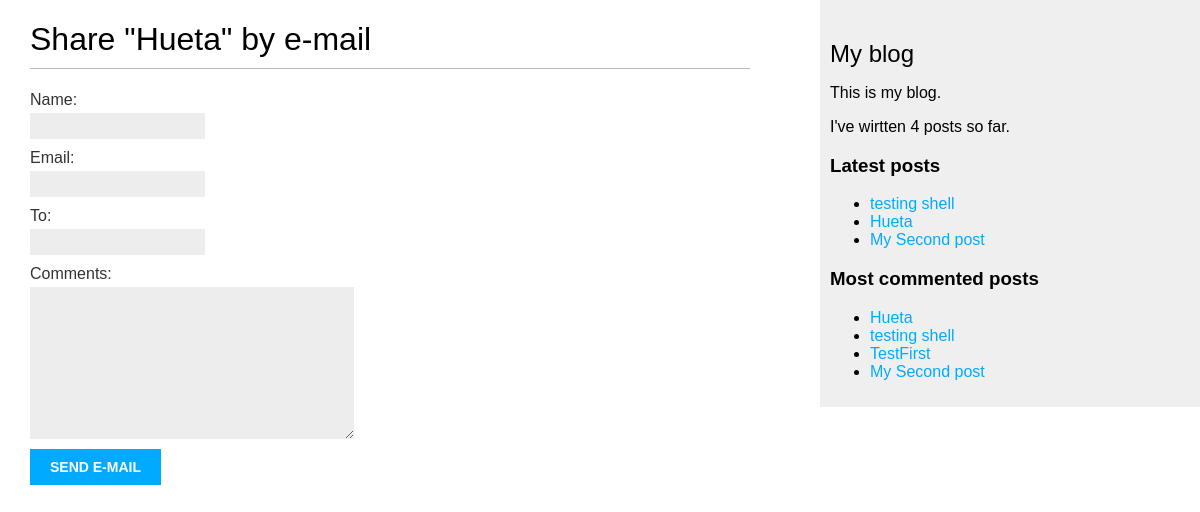
Page /blog/3/share/ on the earlier database version.
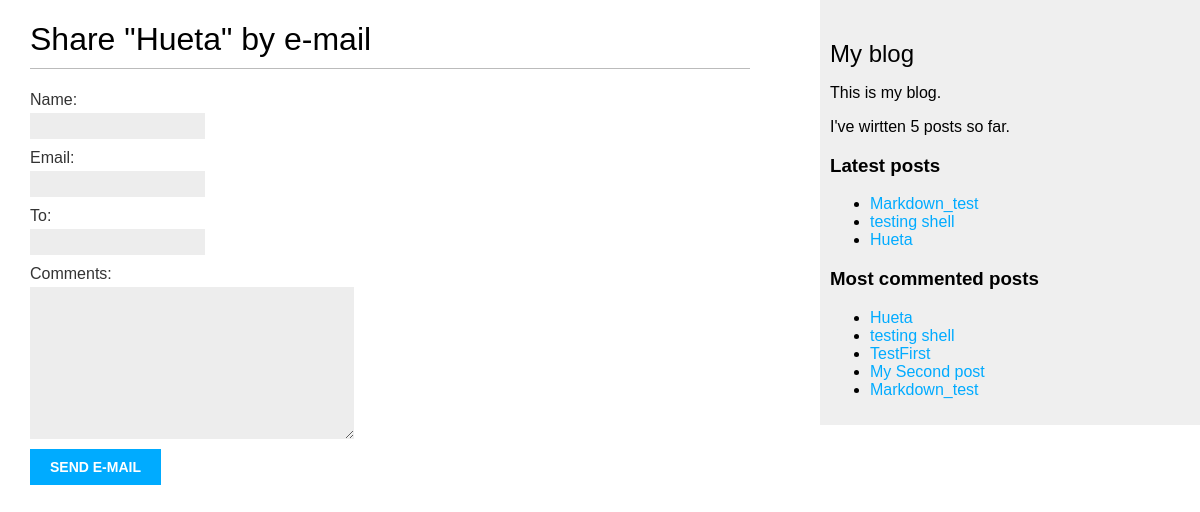
Same page on the later database version.
### blog/models.py (models this page shows, shortened)
class Post(models.Model):
    class Status(models.TextChoices):
        DRAFT = 'DF', 'Draft'
        PUBLISHED = 'PB', 'Published'
    title = models.CharField(max_length=250)
    slug = models.SlugField(max_length=250,
                            unique_for_date='publish')
    author = models.ForeignKey(
        settings.AUTH_USER_MODEL,
        on_delete=models.CASCADE,
        related_name='blog_posts'
    )
    body = models.TextField()
    publish = models.DateTimeField(default=timezone.now)
    created = models.DateTimeField(auto_now_add=True)
    updated = models.DateTimeField(auto_now=True)
    status = models.CharField(
        max_length=2,
        choices=Status,
        default=Status.DRAFT
    )
    objects = models.Manager()
    published = PublishedManager()
    tags = TaggableManager()
    class Meta:
        ordering = ['-publish']
        indexes = [
            models.Index(fields=['publish']),
        ]
    def get_absolute_url(self):
        return reverse("blog:post_detail",
                       args=[
                            self.publish.year,
                            self.publish.month,
                            self.publish.day,
                            self.slug
                             ]
                       )

### blog/views.py (the view)
# urls.py: path('<int:post_id>/share/', views.post_share, name='post_share'),
def post_share(request, post_id):
    post = get_object_or_404(
        Post,
        id=post_id,
        status=Post.Status.PUBLISHED
    )
    sent = False
    if request.method == "POST":
        form = MailPostForm(request.POST or None)
        if form.is_valid():
            cd = form.cleaned_data
            post_url = request.build_absolute_uri(
            post.get_absolute_url()
            )
        subject = (
        f"{cd['name']} ({cd['email']}) "
        f"recomends your read {post.title}"
        )
        message = (
            f"Read {post.title} at {post_url}\n\n"
            f"{cd['name']}\'s comments: {cd['comments']}"
            )
        send_mail(
            subject=subject,
            message=message,
            from_email=None,
            recipient_list=[cd['to']]
        )
        sent = True
    else:
        form = MailPostForm()
    return render(
        request,
        'blog/post/share.html',
        {
            'post':post,
            'form':form,
            'sent':sent
        }
    )

### blog/forms.py
class MailPostForm(forms.Form):
    name = forms.CharField(max_length=25)
    email = forms.EmailField()
    to = forms.EmailField()
    comments = forms.CharField(
            required=False,
            widget= forms.Textarea
            )

### blog/models.py (called while the page is built)
    def get_queryset(self):
        return (
            super().get_queryset().filter(status = Post.Status.PUBLISHED)
        )

### blog/templatetags/blog_tags.py (called while the page is built)
@register.simple_tag
def total_posts():
    return Post.published.count()

@register.inclusion_tag('blog/post/latest_posts.html')
def show_latest_posts(count=5):
    latest_posts = Post.published.order_by('-publish')[:count]
    return {'latest_posts':latest_posts}

@register.simple_tag
def get_most_commented_posts(count=5):
    return Post.published.annotate(
        total_comments = Count('comments')
        ).order_by('-total_comments')[:count]

### templates/blog/post/share.html (shortened to what this page needs)
{% extends "blog/base.html" %}
{% block content %}
{% if sent %}
<h1>E-mail successfully sent</h1>
<p>
"{{ post.title }}" was successfully sent to {{ form.cleaned_data.to }}.
</p>
{% else %}
<h1>Share "{{ post.title }}" by e-mail</h1>
<form method="post">
{{ form.as_p }}
<input type="submit" value="Send e-mail">
</form>
{% endif %}
{% endblock %}

### templates/blog/base.html (shortened to what this page needs)
{% load blog_tags %}
{% load static %}
<!DOCTYPE html>
<html>
<head>
  {% load static %}
  <link rel="stylesheet" href="{% static "css/blog.css" %}">
</head>
<body>
  <div id="content">
    {% block content %}
    {% endblock %}
  </div>
  <div id="sidebar">
    <h2>My blog</h2>
    <p>This is my blog.</p>
    I've wirtten {% total_posts %} posts so far.
    <h3>Latest posts</h3>
    {% show_latest_posts 3 %}
    <h3>Most commented posts</h3>
    {% get_most_commented_posts as most_commented_posts %}
    <ul>
       {% for post in most_commented_posts %}
       <li>
          <a href="{{ post.get_absolute_url }}">{{ post.title }}</a>
       </li>
       {% endfor %}
    </ul>
  </div>
</body>
</html>

### templates/blog/post/latest_posts.html
<ul>
    {% for post in latest_posts %}
    <li>
        <a href="{{ post.get_absolute_url }}">{{ post.title }}</a>
    </li>
    {% endfor %}
</ul>

Differences in the rows shown:
no longer on one of the page's lists (row unchanged): Post: title "My Second post"
added Post: title "Markdown_test"
Other differences:
text no longer shown: "4"
text now shown: "5"
